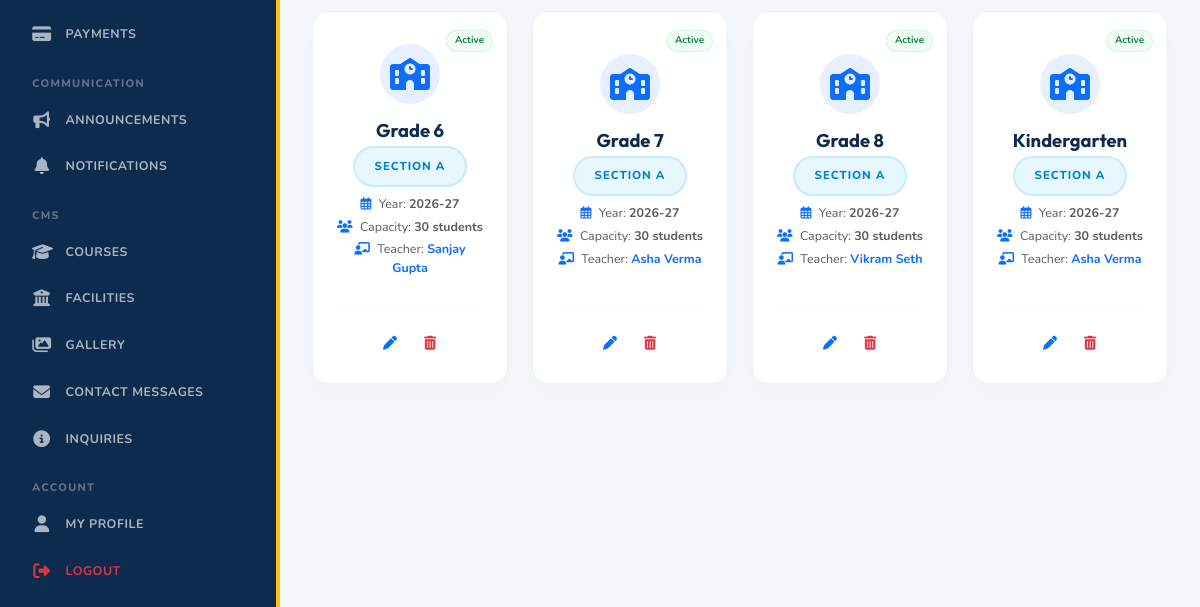
The page /dashboard/admin/classes/ (signed in, lower part) on the database as committed earlier.
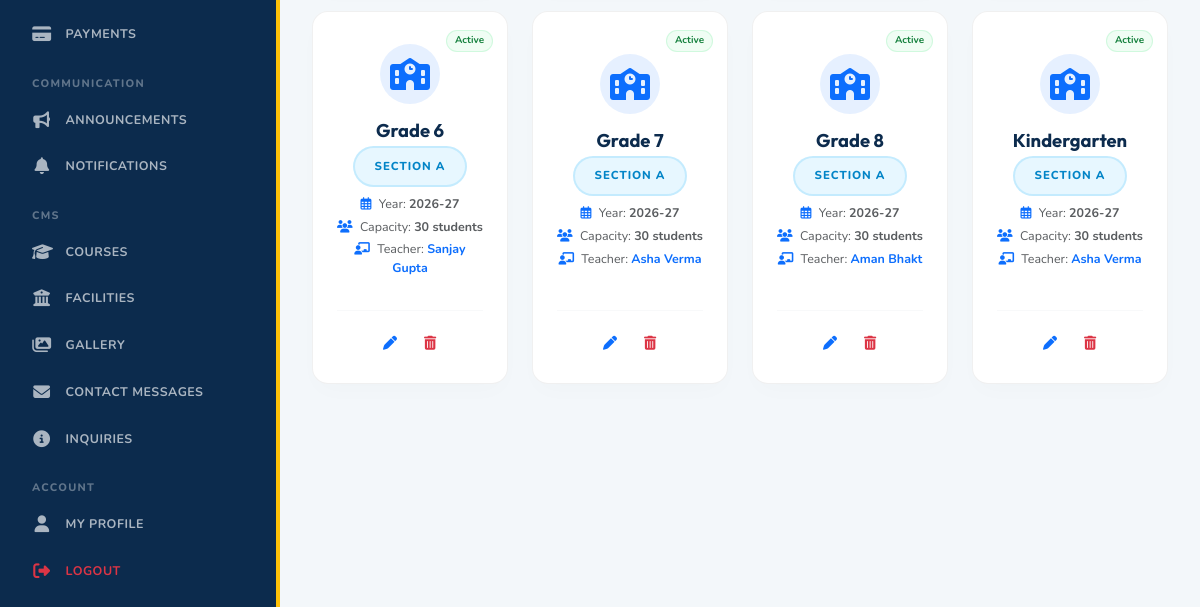
The same page on the database as committed later.
### academics/models.py (models this page shows, shortened)
class ClassRoom(models.Model):
    name = models.CharField(max_length=80)
    section = models.CharField(max_length=20, blank=True)
    academic_year = models.CharField(max_length=20)
    capacity = models.PositiveIntegerField(default=40)
    class_teacher = models.ForeignKey(
        "users.TeacherProfile",
        on_delete=models.SET_NULL,
        related_name="classrooms",
        blank=True,
        null=True,
    )
    is_active = models.BooleanField(default=True)
    created_at = models.DateTimeField(auto_now_add=True)
    updated_at = models.DateTimeField(auto_now=True)
    class Meta:
        constraints = [
            models.UniqueConstraint(
                fields=["name", "section", "academic_year"],
                name="unique_classroom_per_year",
            )
        ]
        ordering = ["name", "section"]

### users/models.py (models this page shows, shortened)
class TeacherProfile(models.Model):
    class Status(models.TextChoices):
        ACTIVE = "active", "Active"
        ON_LEAVE = "on_leave", "On leave"
        INACTIVE = "inactive", "Inactive"
    user = models.OneToOneField(User, on_delete=models.CASCADE, related_name="teacher_profile")
    employee_id = models.CharField(max_length=40, unique=True)
    alternate_phone = models.CharField(max_length=20, blank=True, null=True, default="")
    aadhaar_number = models.CharField(max_length=20, blank=True, null=True, default="")
    pan_number = models.CharField(max_length=20, blank=True, null=True, default="")
    bank_account_no = models.CharField(max_length=40, blank=True, null=True, default="")
    bank_ifsc_code = models.CharField(max_length=20, blank=True, null=True, default="")
    specialization = models.CharField(max_length=150, blank=True, null=True, default="")
    assigned_class = models.CharField(max_length=50, blank=True, null=True, default="")
    signature = models.ImageField(upload_to="signatures/", blank=True, null=True)
    qualification = models.CharField(max_length=160, blank=True, null=True, default="")
    designation = models.CharField(max_length=120, default="Teacher")
    department = models.CharField(max_length=120, blank=True, null=True, default="")
    subjects_taught = models.CharField(max_length=200, blank=True, null=True, default="")
    blood_group = models.CharField(max_length=10, blank=True, null=True, default="")
    emergency_contact = models.CharField(max_length=20, blank=True, null=True, default="")
    experience_years = models.IntegerField(default=0)
    resume = models.FileField(upload_to="resumes/", blank=True, null=True)
    certificate = models.FileField(upload_to="certificates/", blank=True, null=True)
    bio = models.TextField(blank=True, null=True, default="")
    joined_on = models.DateField(blank=True, null=True)
    status = models.CharField(max_length=20, choices=Status.choices, default=Status.ACTIVE)
    is_profile_complete = models.BooleanField(default=False)
    created_at = models.DateTimeField(auto_now_add=True)
    updated_at = models.DateTimeField(auto_now=True)

class User(AbstractUser):
    class Roles(models.TextChoices):
        ADMIN = "admin", "Admin"
        TEACHER = "teacher", "Teacher"
        STUDENT = "student", "Student"
    email = models.EmailField(unique=True)
    role = models.CharField(max_length=20, choices=Roles.choices, default=Roles.STUDENT)
    phone = models.CharField(max_length=20, blank=True, null=True, default="")
    address = models.TextField(blank=True, null=True, default="")
    bio = models.TextField(blank=True, null=True, default="")
    avatar = models.ImageField(upload_to="avatars/", blank=True, null=True)
    is_verified = models.BooleanField(default=True)
    date_of_birth = models.DateField(blank=True, null=True)
    gender = models.CharField(max_length=20, blank=True, null=True, default="")
    city = models.CharField(max_length=80, blank=True, null=True, default="")
    state = models.CharField(max_length=80, blank=True, null=True, default="")
    country = models.CharField(max_length=80, blank=True, null=True, default="")
    pincode = models.CharField(max_length=20, blank=True, null=True, default="")
    employee_id = models.CharField(max_length=40, blank=True)
    joining_date = models.DateField(blank=True, null=True)
    profile_visibility = models.BooleanField(default=True)
    email_notifications = models.BooleanField(default=True)
    system_notifications = models.BooleanField(default=True)
    theme = models.CharField(max_length=20, default="light")
    language = models.CharField(max_length=20, default="en")
    registration_status = models.CharField(
        max_length=20,
        choices=[('pending', 'Pending Approval'), ('approved', 'Approved'), ('rejected', 'Rejected')],
        default='approved'
    )
    approved_at = models.DateTimeField(blank=True, null=True)
    approved_by = models.ForeignKey(
        'self',
        on_delete=models.SET_NULL,
        blank=True,
        null=True,
        related_name='approved_users'
    )
    rejected_reason = models.TextField(blank=True)
    created_at = models.DateTimeField(auto_now_add=True)
    updated_at = models.DateTimeField(auto_now=True)
    @property
    def full_name(self):
        name = f"{self.first_name} {self.last_name}".strip()
        return name or self.username

### dashboard/views.py (the view, shortened to what this page needs)
# urls.py: path("dashboard/admin/classes/", views.admin_classes, name="admin_classes"),
@login_required
def admin_classes(request):
    if request.user.role != "admin":
        return redirect("dashboard_redirect")
    classrooms = ClassRoom.objects.all().order_by("name", "section")
    teachers = TeacherProfile.objects.filter(user__is_active=True)
    return render(request, "admin/classes.html", {
        "classrooms": classrooms,
        "teachers": teachers,
        "is_dashboard_view": True
    })

### templates/admin/classes.html (shortened to what this page needs)
{% extends "dashboard_base.html" %}
{% load static %}
{% block dashboard_content %}
<div class="row g-4">
    {% for cls in classrooms %}
    <div class="col-md-4 col-lg-3 col-sm-6">
        <div class="premium-card p-4 bg-white text-center h-100 d-flex flex-column justify-content-between position-relative" style="border: 1px solid rgba(0,0,0,0.06) !important; border-radius: 16px !important; box-shadow: 0 10px 25px -5px rgba(0,0,0,0.02) !important; transition: transform 0.2s ease, box-shadow 0.2s ease;" onmouseover="this.style.transform='translateY(-3px)'; this.style.boxShadow='0 12px 30px rgba(0,0,0,0.04)';" onmouseout="this.style.transform='translateY(0)'; this.style.boxShadow='0 10px 25px -5px rgba(0,0,0,0.02)';">
            <div class="position-absolute" style="top: 14px; right: 14px; z-index: 5;">
                {% if cls.is_active %}
                    <span style="display: inline-flex !important; align-items: center !important; padding: 0.15rem 0.5rem !important; border-radius: 9999px !important; font-size: 0.62rem !important; font-weight: 700 !important; background-color: #f0fdf4 !important; color: #15803d !important; border: 1px solid rgba(187, 247, 208, 0.6) !important; white-space: nowrap !important;">Active</span>
                {% endif %}
            </div>
            <div class="mt-2 flex-grow-1 d-flex flex-column justify-content-center">
                <div class="mb-3 d-inline-flex align-items-center justify-content-center bg-primary bg-opacity-10 text-primary rounded-circle mx-auto" style="width:60px; height:60px;">
                    <i class="fa-solid fa-school fa-2x"></i>
                </div>
                <h5 class="fw-bold mb-1" style="color:var(--primary-color); font-family:'Outfit',sans-serif; font-size: 1.15rem;">{{ cls.name }}</h5>
                {% if cls.section %}
                    <div class="mb-2"><span class="badge-premium-blue d-inline-block" style="font-size:0.72rem;">Section {{ cls.section }}</span></div>
                {% else %}
                    <div class="mb-2"><span class="badge bg-secondary bg-opacity-10 text-secondary d-inline-block" style="font-size:0.72rem;">No Section</span></div>
                {% endif %}
                <div class="text-xs text-muted mb-3" style="font-size: 0.78rem;">
                    <div class="mb-1"><i class="fa-regular fa-calendar-days me-1 text-primary"></i> Year: <strong>{{ cls.academic_year|default:"N/A" }}</strong></div>
                    <div class="mb-1"><i class="fa-solid fa-users me-1 text-primary"></i> Capacity: <strong>{{ cls.capacity }} students</strong></div>
                    <div>
                        <i class="fa-solid fa-chalkboard-teacher me-1 text-primary"></i> Teacher:
                        {% if cls.class_teacher %}
                            <strong class="text-primary">{{ cls.class_teacher.user.full_name }}</strong>
                        {% else %}
                            <span class="text-danger italic">Unassigned</span>
                        {% endif %}
                    </div>
                </div>
            </div>
            <div class="d-flex gap-2 justify-content-center mt-3 pt-3 border-top border-light">
                <a href="{% url 'admin_class_edit' cls.id %}" class="btn btn-sm btn-outline-primary d-inline-flex align-items-center justify-content-center border-0" style="width: 32px; height: 32px; border-radius: 8px; transition: background-color 0.2s, color 0.2s;" title="Edit Class">
                    <i class="fa-solid fa-pen"></i>
                </a>
                <a href="{% url 'admin_class_delete' cls.id %}" class="btn btn-sm btn-outline-danger d-inline-flex align-items-center justify-content-center border-0" style="width: 32px; height: 32px; border-radius: 8px; transition: background-color 0.2s, color 0.2s;" title="Delete Class" onclick="return confirm('Are you sure you want to delete classroom {{ cls.name }} - {{ cls.section }}?')">
                    <i class="fa-solid fa-trash-can"></i>
                </a>
            </div>
        </div>
    </div>
    {% endfor %}
</div>
{% endblock %}

Rows that differ between the two databases and show on the page:
changed ClassRoom "Grade 8": class_teacher.user.full_name "Vikram Seth" → "Aman Bhakt"
